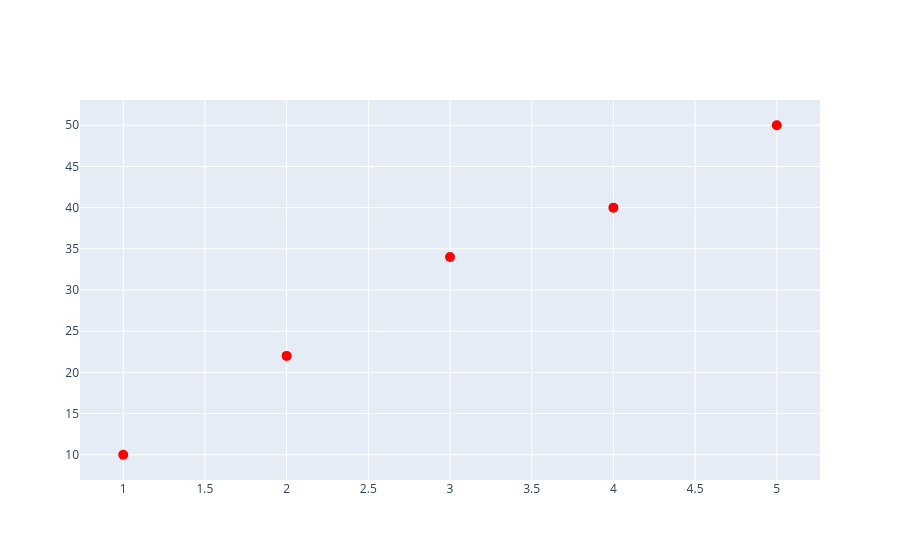

Notebook source saved alongside this figure:
### Code cell
#style the markers
x = [1,2,3,4,5]
y = [10,22,34,40,50]

trace1= go.Scatter 

fig = go.Figure 
fig.show

### Figure 1 — Plotly figure (JSON) as saved in the notebook; plotly's stock layout.template omitted (floating-point values rounded to 4 significant figures)
{"data": [{"marker": {"color": "red", "size": 10}, "mode": "markers", "type": "scatter", "x": [1, 2, 3, 4, 5], "y": [10, 22, 34, 40, 50]}], "layout": {}}
